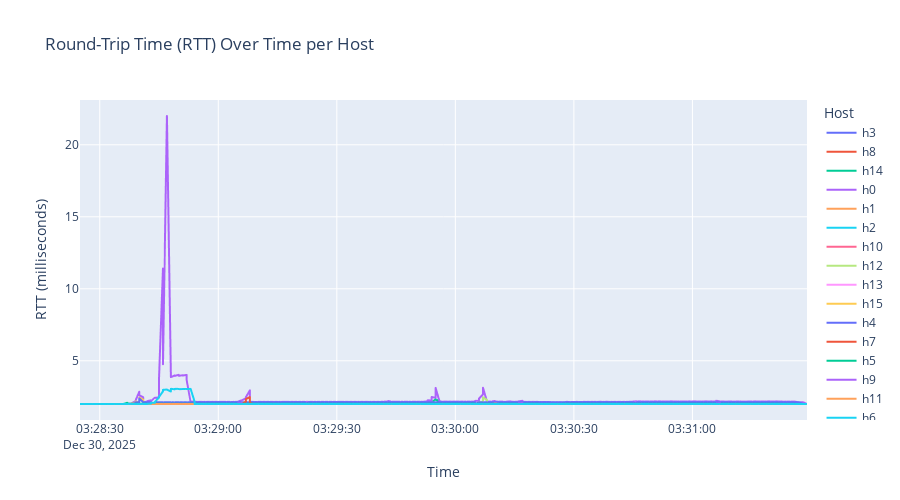

Notebook code cell kept with this figure:
### Markdown cell above
## 3. RTT (Round-Trip Time) Analysis

### Code cell
# RTT over time per host
fig = px.line(
    host_qos.to_pandas(),
    x="timestamp",
    y="rtt_ms",
    color="host",
    title="Round-Trip Time (RTT) Over Time per Host",
    labels={"rtt_ms": "RTT (ms)", "timestamp": "Time"},
)
fig.update_layout(
    height=500,
    xaxis_title="Time",
    yaxis_title="RTT (milliseconds)",
    legend_title="Host",
)
fig.show()

### Figure 1 — Plotly figure (JSON) as saved in the notebook; plotly's stock layout.template omitted (floating-point values rounded to 4 significant figures; data arrays with more than 128 entries replaced by an {"elided": "..."} marker saying what was removed)
{"data": [{"hovertemplate": "host=h3<br>Time=%{x}<br>RTT (ms)=%{y}<extra></extra>", "legendgroup": "h3", "line": {"color": "#636efa", "dash": "solid"}, "marker": {"symbol": "circle"}, "mode": "lines", "name": "h3", "showlegend": true, "type": "scattergl", "x": {"elided": "354 str values"}, "xaxis": "x", "y": {"elided": "354 float values"}, "yaxis": "y"}, {"hovertemplate": "host=h8<br>Time=%{x}<br>RTT (ms)=%{y}<extra></extra>", "legendgroup": "h8", "line": {"color": "#EF553B", "dash": "solid"}, "marker": {"symbol": "circle"}, "mode": "lines", "name": "h8", "showlegend": true, "type": "scattergl", "x": {"elided": "354 str values"}, "xaxis": "x", "y": {"elided": "354 float values"}, "yaxis": "y"}, {"hovertemplate": "host=h14<br>Time=%{x}<br>RTT (ms)=%{y}<extra></extra>", "legendgroup": "h14", "line": {"color": "#00cc96", "dash": "solid"}, "marker": {"symbol": "circle"}, "mode": "lines", "name": "h14", "showlegend": true, "type": "scattergl", "x": {"elided": "354 str values"}, "xaxis": "x", "y": {"elided": "354 float values"}, "yaxis": "y"}, {"hovertemplate": "host=h0<br>Time=%{x}<br>RTT (ms)=%{y}<extra></extra>", "legendgroup": "h0", "line": {"color": "#ab63fa", "dash": "solid"}, "marker": {"symbol": "circle"}, "mode": "lines", "name": "h0", "showlegend": true, "type": "scattergl", "x": {"elided": "353 str values"}, "xaxis": "x", "y": {"elided": "353 float values"}, "yaxis": "y"}, {"hovertemplate": "host=h1<br>Time=%{x}<br>RTT (ms)=%{y}<extra></extra>", "legendgroup": "h1", "line": {"color": "#FFA15A", "dash": "solid"}, "marker": {"symbol": "circle"}, "mode": "lines", "name": "h1", "showlegend": true, "type": "scattergl", "x": {"elided": "354 str values"}, "xaxis": "x", "y": {"elided": "354 float values"}, "yaxis": "y"}, {"hovertemplate": "host=h2<br>Time=%{x}<br>RTT (ms)=%{y}<extra></extra>", "legendgroup": "h2", "line": {"color": "#19d3f3", "dash": "solid"}, "marker": {"symbol": "circle"}, "mode": "lines", "name": "h2", "showlegend": true, "type": "scattergl", "x": {"elided": "354 str values"}, "xaxis": "x", "y": {"elided": "354 float values"}, "yaxis": "y"}, {"hovertemplate": "host=h10<br>Time=%{x}<br>RTT (ms)=%{y}<extra></extra>", "legendgroup": "h10", "line": {"color": "#FF6692", "dash": "solid"}, "marker": {"symbol": "circle"}, "mode": "lines", "name": "h10", "showlegend": true, "type": "scattergl", "x": {"elided": "353 str values"}, "xaxis": "x", "y": {"elided": "353 float values"}, "yaxis": "y"}, {"hovertemplate": "host=h12<br>Time=%{x}<br>RTT (ms)=%{y}<extra></extra>", "legendgroup": "h12", "line": {"color": "#B6E880", "dash": "solid"}, "marker": {"symbol": "circle"}, "mode": "lines", "name": "h12", "showlegend": true, "type": "scattergl", "x": {"elided": "354 str values"}, "xaxis": "x", "y": {"elided": "354 float values"}, "yaxis": "y"}, {"hovertemplate": "host=h13<br>Time=%{x}<br>RTT (ms)=%{y}<extra></extra>", "legendgroup": "h13", "line": {"color": "#FF97FF", "dash": "solid"}, "marker": {"symbol": "circle"}, "mode": "lines", "name": "h13", "showlegend": true, "type": "scattergl", "x": {"elided": "354 str values"}, "xaxis": "x", "y": {"elided": "354 float values"}, "yaxis": "y"}, {"hovertemplate": "host=h15<br>Time=%{x}<br>RTT (ms)=%{y}<extra></extra>", "legendgroup": "h15", "line": {"color": "#FECB52", "dash": "solid"}, "marker": {"symbol": "circle"}, "mode": "lines", "name": "h15", "showlegend": true, "type": "scattergl", "x": {"elided": "354 str values"}, "xaxis": "x", "y": {"elided": "354 float values"}, "yaxis": "y"}, {"hovertemplate": "host=h4<br>Time=%{x}<br>RTT (ms)=%{y}<extra></extra>", "legendgroup": "h4", "line": {"color": "#636efa", "dash": "solid"}, "marker": {"symbol": "circle"}, "mode": "lines", "name": "h4", "showlegend": true, "type": "scattergl", "x": {"elided": "354 str values"}, "xaxis": "x", "y": {"elided": "354 float values"}, "yaxis": "y"}, {"hovertemplate": "host=h7<br>Time=%{x}<br>RTT (ms)=%{y}<extra></extra>", "legendgroup": "h7", "line": {"color": "#EF553B", "dash": "solid"}, "marker": {"symbol": "circle"}, "mode": "lines", "name": "h7", "showlegend": true, "type": "scattergl", "x": {"elided": "354 str values"}, "xaxis": "x", "y": {"elided": "354 float values"}, "yaxis": "y"}, {"hovertemplate": "host=h5<br>Time=%{x}<br>RTT (ms)=%{y}<extra></extra>", "legendgroup": "h5", "line": {"color": "#00cc96", "dash": "solid"}, "marker": {"symbol": "circle"}, "mode": "lines", "name": "h5", "showlegend": true, "type": "scattergl", "x": {"elided": "353 str values"}, "xaxis": "x", "y": {"elided": "353 float values"}, "yaxis": "y"}, {"hovertemplate": "host=h9<br>Time=%{x}<br>RTT (ms)=%{y}<extra></extra>", "legendgroup": "h9", "line": {"color": "#ab63fa", "dash": "solid"}, "marker": {"symbol": "circle"}, "mode": "lines", "name": "h9", "showlegend": true, "type": "scattergl", "x": {"elided": "354 str values"}, "xaxis": "x", "y": {"elided": "354 float values"}, "yaxis": "y"}, {"hovertemplate": "host=h11<br>Time=%{x}<br>RTT (ms)=%{y}<extra></extra>", "legendgroup": "h11", "line": {"color": "#FFA15A", "dash": "solid"}, "marker": {"symbol": "circle"}, "mode": "lines", "name": "h11", "showlegend": true, "type": "scattergl", "x": {"elided": "354 str values"}, "xaxis": "x", "y": {"elided": "354 float values"}, "yaxis": "y"}, {"hovertemplate": "host=h6<br>Time=%{x}<br>RTT (ms)=%{y}<extra></extra>", "legendgroup": "h6", "line": {"color": "#19d3f3", "dash": "solid"}, "marker": {"symbol": "circle"}, "mode": "lines", "name": "h6", "showlegend": true, "type": "scattergl", "x": {"elided": "354 str values"}, "xaxis": "x", "y": {"elided": "354 float values"}, "yaxis": "y"}], "layout": {"height": 500, "legend": {"title": {"text": "Host"}, "tracegroupgap": 0}, "title": {"text": "Round-Trip Time (RTT) Over Time per Host"}, "xaxis": {"anchor": "y", "domain": [0, 1], "title": {"text": "Time"}}, "yaxis": {"anchor": "x", "domain": [0, 1], "title": {"text": "RTT (milliseconds)"}}}}
